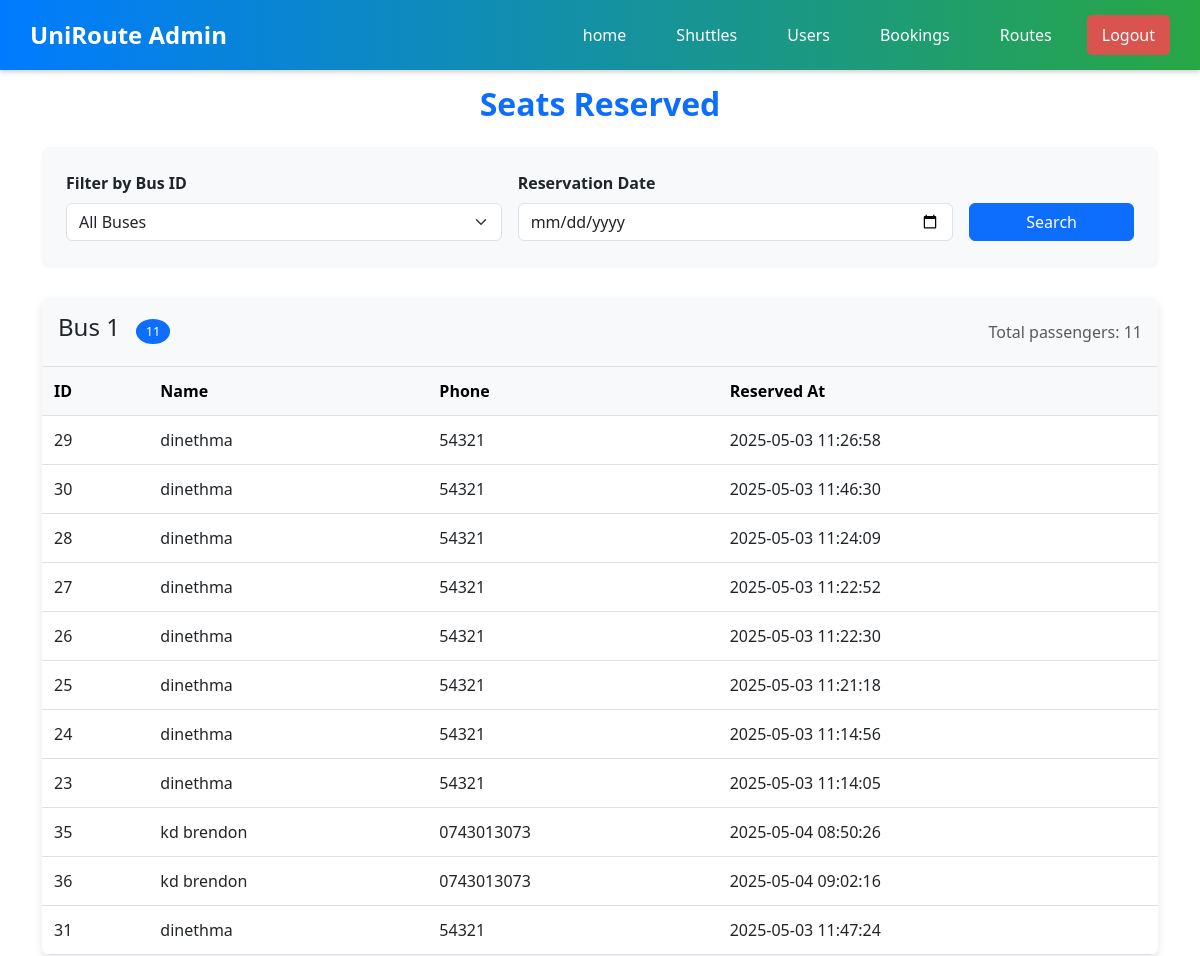
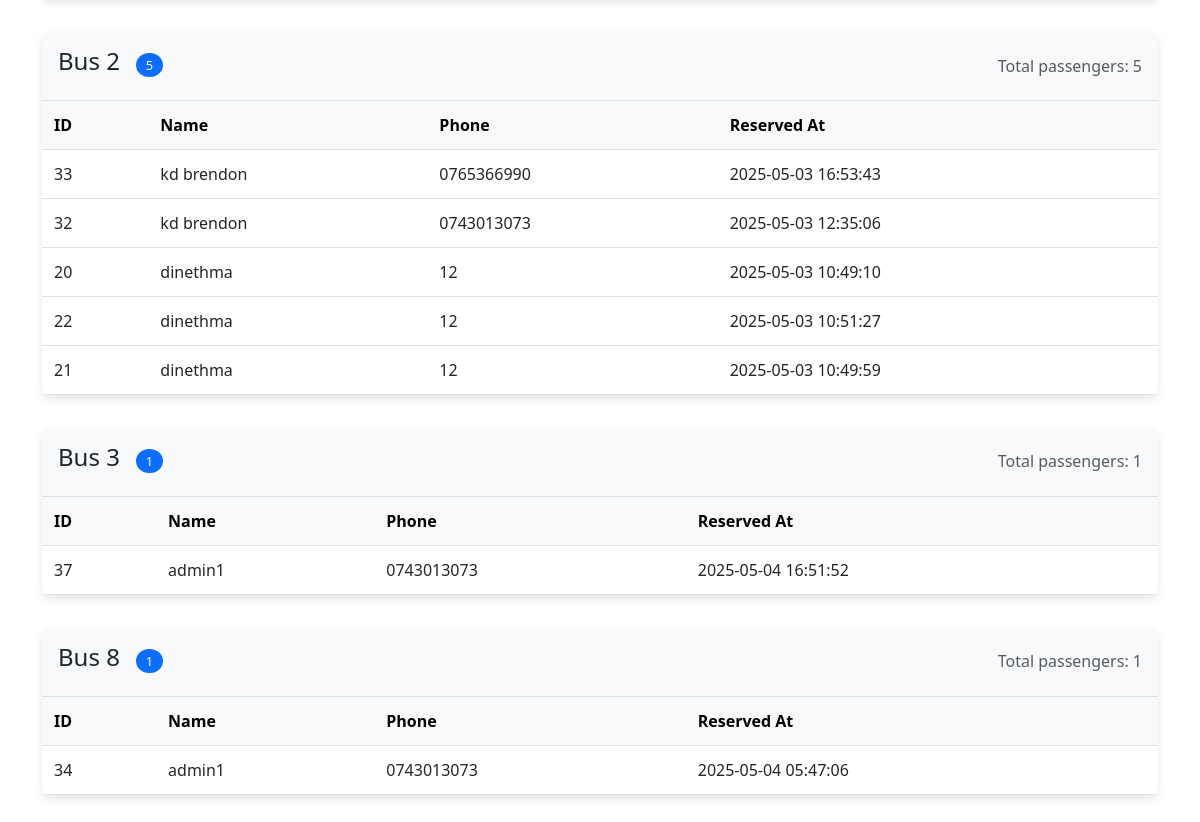
Page /admin/bookings.php on the committed database (2 pictures, top to bottom).
### tables this page shows
CREATE TABLE customers (
  id int NOT NULL AUTO_INCREMENT,
  seat_id int DEFAULT NULL,
  `name` varchar(100) DEFAULT NULL,
  email varchar(100) DEFAULT NULL,
  phone varchar(20) DEFAULT NULL,
  reserved_at timestamp NOT NULL DEFAULT CURRENT_TIMESTAMP,
  bus_id int DEFAULT NULL,
  PRIMARY KEY (id)
);

### admin/bookings.php (the view, shortened to what this page needs)
<?php
include 'connection.php';
$date_filter = isset($_GET['reserved_at']) ? $_GET['reserved_at'] : '';
$query = "SELECT * FROM customers WHERE 1";
$params = [];
$query .= " ORDER BY bus_id";
$stmt = $pdo->prepare($query);
$stmt->execute($params);
$bookings = $stmt->fetchAll(PDO::FETCH_ASSOC);
$bookingsByBus = [];
foreach ($bookings as $booking) {
    $busId = $booking['bus_id'];
    if (!isset($bookingsByBus[$busId])) {
        $bookingsByBus[$busId] = [];
    }
    $bookingsByBus[$busId][] = $booking;
}
?>
<!DOCTYPE html>
<html lang="en">
<head>
    <link href="https://cdn.jsdelivr.net/npm/bootstrap@5.3.0/dist/css/bootstrap.min.css" rel="stylesheet">
    <link rel="stylesheet" href="https://cdnjs.cloudflare.com/ajax/libs/font-awesome/6.0.0/css/all.min.css">
</head>
<body>
<?php include '../admin/adminLayout/header.php'; ?>
<div class="container" style="margin-top: 85px">
    <h2 class="page-title">Seats Reserved</h2>
    <div class="filter-card">
        <form method="GET" class="row g-3">
            <div class="col-md-5">
                <label for="bus_id" class="form-label fw-bold">Filter by Bus ID</label>
                <select id="bus_id" name="bus_id" class="form-select">
                    <option value="">All Buses</option>
                </select>
            </div>
            <div class="col-md-5">
                <label for="reserved_at" class="form-label fw-bold">Reservation Date</label>
                <input type="date" id="reserved_at" name="reserved_at" class="form-control"
                       value="<?= htmlspecialchars($date_filter) ?>">
            </div>
            <div class="col-md-2 d-flex align-items-end">
                <button type="submit" class="btn btn-primary w-100">Search</button>
            </div>
        </form>
    </div>
    <?php if (count($bookingsByBus) > 0): ?>
        <div class="row">
            <?php foreach ($bookingsByBus as $busId => $busPeople): ?>
                <div class="col-12">
                    <div class="bus-card">
                        <div class="bus-header d-flex justify-content-between align-items-center">
                            <h4>
                                Bus <?= htmlspecialchars($busId) ?>
                                <span class="customer-count"><?= count($busPeople) ?></span>
                            </h4>
                            <span class="text-muted">Total passengers: <?= count($busPeople) ?></span>
                        </div>
                        <div class="table-responsive">
                            <table class="table table-hover booking-table mb-0">
                                <thead class="table-light">
                                <tr>
                                    <th>ID</th>
                                    <th>Name</th>
                                    <th>Phone</th>
                                    <th>Reserved At</th>
                                </tr>
                                </thead>
                                <tbody>
                                <?php foreach ($busPeople as $person): ?>
                                    <tr>
                                        <td><?= htmlspecialchars($person['id']) ?></td>
                                        <td><?= htmlspecialchars($person['name']) ?></td>
                                        <td><?= htmlspecialchars($person['phone']) ?></td>
                                        <td><?= htmlspecialchars($person['reserved_at']) ?></td>
                                    </tr>
                                <?php endforeach; ?>
                                </tbody>
                            </table>
                        </div>
                    </div>
                </div>
            <?php endforeach; ?>
        </div>
    <?php else: ?>
        <div class="alert alert-warning">
            No bookings found for the selected criteria.
        </div>
    <?php endif; ?>
</div>
</body>
</html>

### admin/bookings.php (style rules this page uses)
.bus-card { margin-bottom: 2rem; box-shadow: 0 4px 8px rgba(0,0,0,0.1); border-radius: 8px; overflow: hidden; }
.bus-header { background-color: #f8f9fa; padding: 1rem; border-bottom: 1px solid #dee2e6; }
.customer-count { background-color: #0d6efd; color: white; border-radius: 50%; padding: 0.2rem 0.6rem; font-size: 0.8rem; margin-left: 10px; }
.booking-table th, .booking-table td { padding: 0.75rem; }
.filter-card { background-color: #f8f9fa; border-radius: 8px; box-shadow: 0 2px 4px rgba(0,0,0,0.05); padding: 1.5rem; margin-bottom: 2rem; }
.page-title { color: #0d6efd; font-weight: 600; margin-bottom: 1.5rem; text-align: center; }

### admin/adminLayout/header.php (style rules this page uses)
* { margin: 0; padding: 0; box-sizing: border-box; }

### rows in the picture
customers: id "29", name "dinethma", phone "54321", reserved_at "2025-05-03 11:26:58"
customers: id "30", name "dinethma", phone "54321", reserved_at "2025-05-03 11:46:30"
customers: id "28", name "dinethma", phone "54321", reserved_at "2025-05-03 11:24:09"
customers: id "27", name "dinethma", phone "54321", reserved_at "2025-05-03 11:22:52"
customers: id "26", name "dinethma", phone "54321", reserved_at "2025-05-03 11:22:30"
customers: id "25", name "dinethma", phone "54321", reserved_at "2025-05-03 11:21:18"
customers: id "24", name "dinethma", phone "54321", reserved_at "2025-05-03 11:14:56"
customers: id "23", name "dinethma", phone "54321", reserved_at "2025-05-03 11:14:05"
customers: id "35", name "kd brendon", phone "0743013073", reserved_at "2025-05-04 08:50:26"
customers: id "36", name "kd brendon", phone "0743013073", reserved_at "2025-05-04 09:02:16"
customers: id "31", name "dinethma", phone "54321", reserved_at "2025-05-03 11:47:24"
customers: id "33", name "kd brendon", phone "0765366990", reserved_at "2025-05-03 16:53:43"
customers: id "32", name "kd brendon", phone "0743013073", reserved_at "2025-05-03 12:35:06"
customers: id "20", name "dinethma", phone "12", reserved_at "2025-05-03 10:49:10"
customers: id "22", name "dinethma", phone "12", reserved_at "2025-05-03 10:51:27"
customers: id "21", name "dinethma", phone "12", reserved_at "2025-05-03 10:49:59"
customers: id "37", name "admin1", phone "0743013073", reserved_at "2025-05-04 16:51:52"
customers: bus "8", id "34", name "admin1", phone "0743013073", reserved_at "2025-05-04 05:47:06"

### other values in the picture
$busId "1"
count($busPeople) "11"
$busId "2"
count($busPeople) "5"
$busId "3"
count($busPeople) "1"
